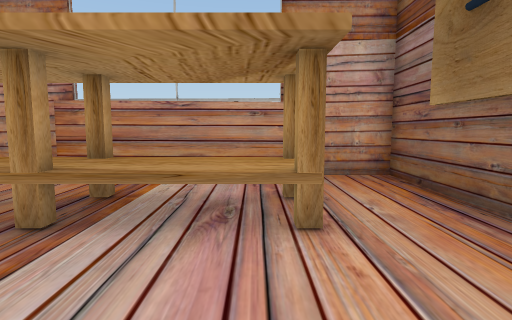
View 1 (above)

13 first-person views from a walk through a 3-D level made in the Unity game engine. The camera is 1.2 m above the floor, tilts 6° down and sees 80° across. The floor is counted in squares, 1 m on a side. Each view is taken from the middle of a square. On the plan, view 1 faces up. The plan holds only what a view shows up to about 13 squares ahead; the rest is blank. The terrain is drawn as flat ground. Some surface patterns are stand-ins.

View 2
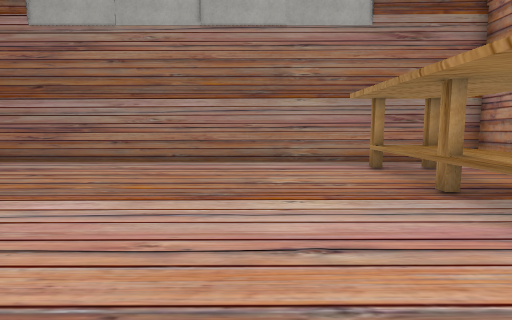

View 3
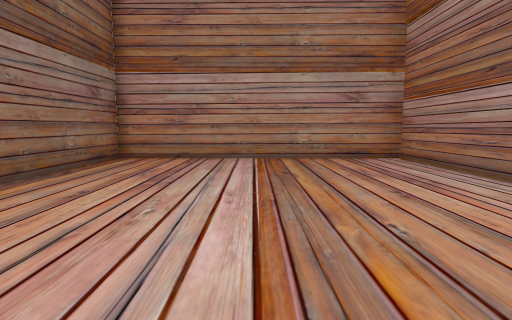

View 4
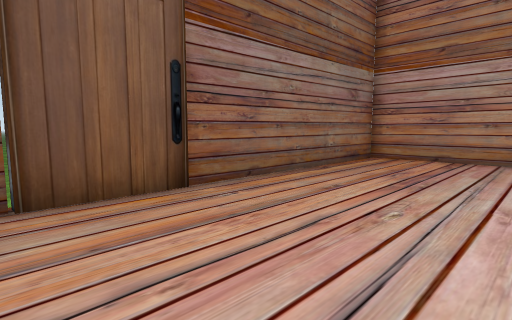

View 5
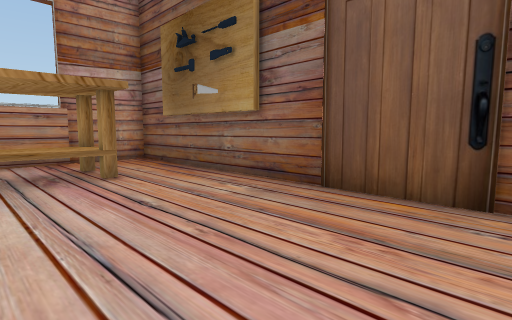

View 6
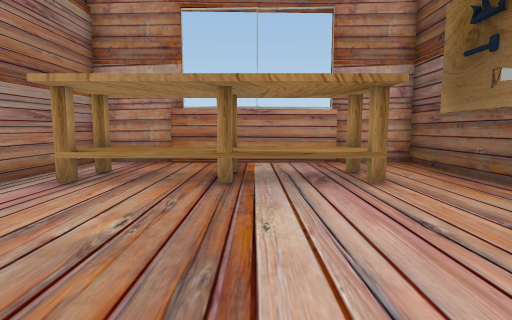

View 7
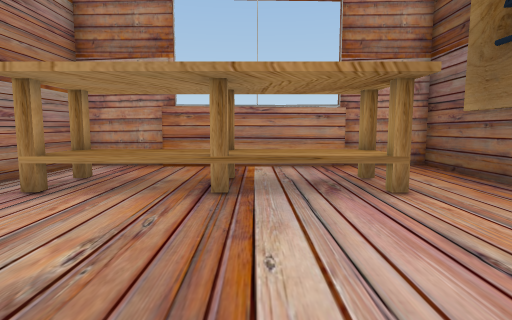

View 8
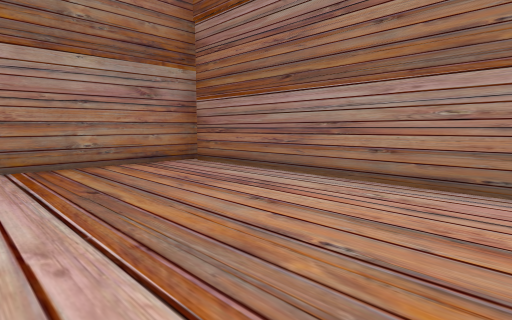

View 9
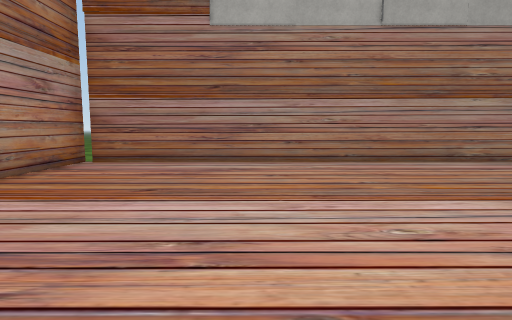

View 10
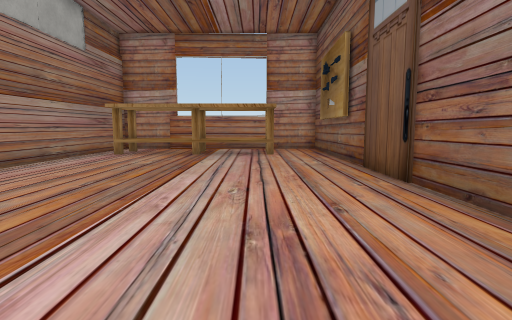

View 11
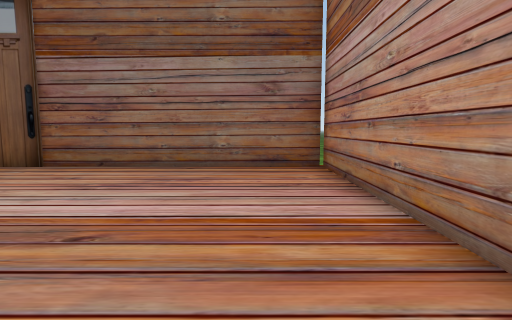

View 12
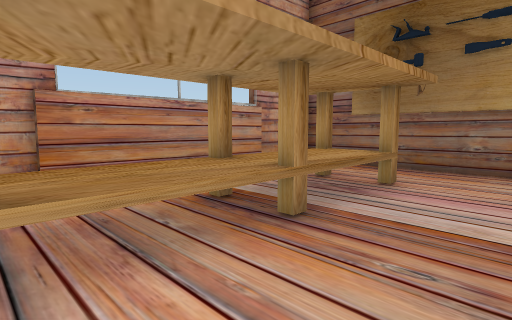

View 13
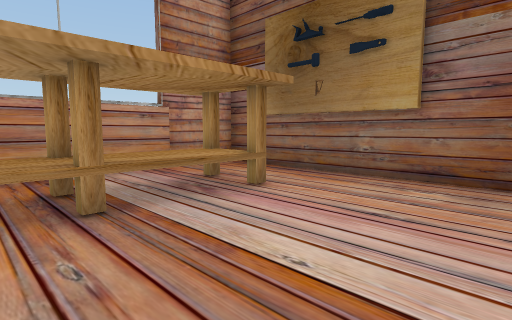

### Floor plan
Ten units are one square. View 1 is at (0, 0); x grows to the right and y downward. Boxes are objects, and circles mark ways between rooms. Rooms are numbered by the first view taken in them; rooms with no view inside come last. Other rooms are left out.
<svg viewBox="-84 -82 127 208">
<path fill="none" stroke="#000" d="M32 6 38 6M32 -11 32 -36M-76 -35 -76 118M-79 121 34 121 34 -35M9 -75 -25 -75M-25 -75 -50 -75M-49 -77 -76 -77 -76 -35M32 -36 33 -60M34 -35 34 -77 8 -77"/>
<rect x="-65" y="-55" width="80" height="20" fill="#bbb"><title>other object</title></rect>
<circle cx="-70" cy="-45" r="3" fill="#2a7"/>
<circle cx="20" cy="-45" r="3" fill="#2a7"/>
<circle cx="-30" cy="-65" r="3" fill="#2a7"/>
<circle cx="5" cy="-65" r="3" fill="#2a7"/>
<circle cx="-60" cy="-65" r="3" fill="#2a7"/>
<text x="-20" y="40">1</text>
<text x="-10" y="-60">2</text>
<text x="-40" y="-60">3</text>
<text x="-70" y="-60">4</text>
<text x="20" y="-60">5</text>
</svg>
Room 1 opens to room 4. Room 1 opens to room 5. Room 2 opens to room 3. Room 2 opens to room 5. Room 3 opens to room 4.

Where each view was taken, in squares from view 1:
view 1: 0 up, 0 right, facing up
view 2: 0 up, 3 right, facing left
view 3: 0 up, 2 left, facing down
view 4: 0 up, 2 left, facing down-right
view 5: 4 down, 2 left, facing up-right
view 6: 3 down, 2 left, facing up
view 7: 2 down, 2 left, facing up
view 8: 2 down, 1 left, facing down-left
view 9: 6 down, 3 right, facing left
view 10: 10 down, 0 right, facing up
view 11: 10 down, 6 left, facing right
view 12: 1 up, 6 left, facing up-right
view 13: 1 down, 4 left, facing up-right
